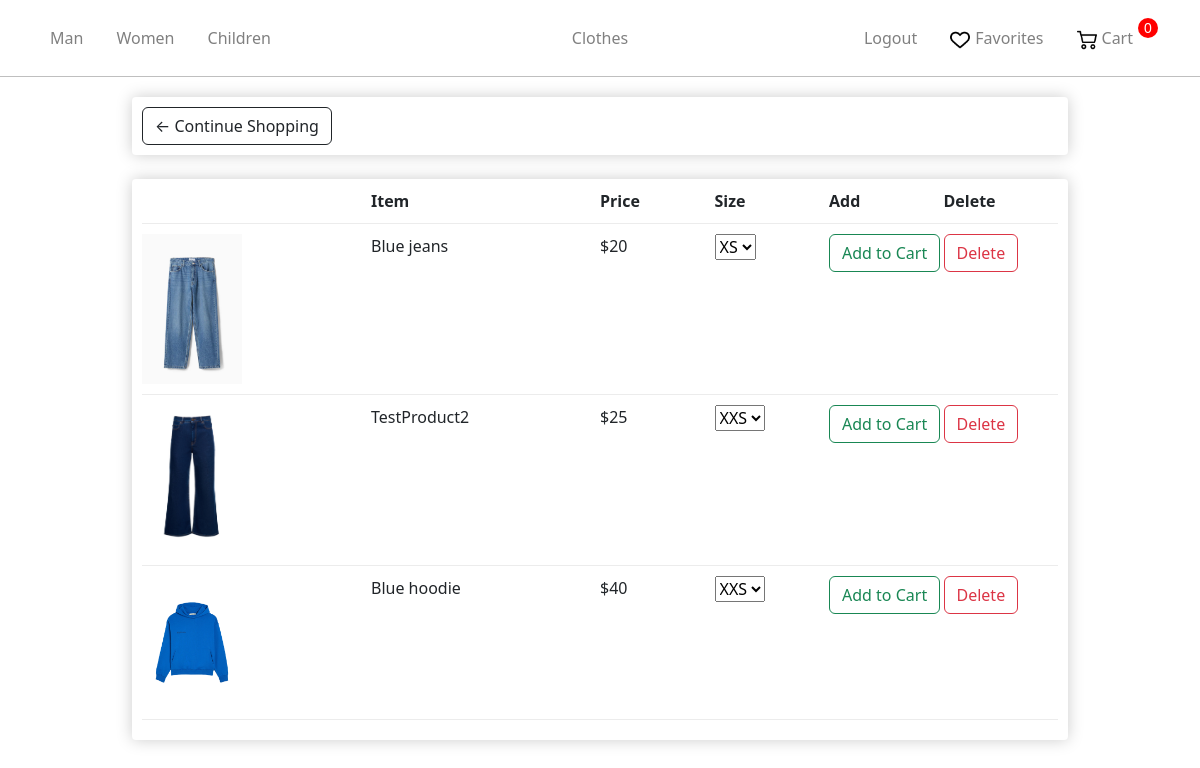
Page /liked/ (signed in) on the earlier database version.
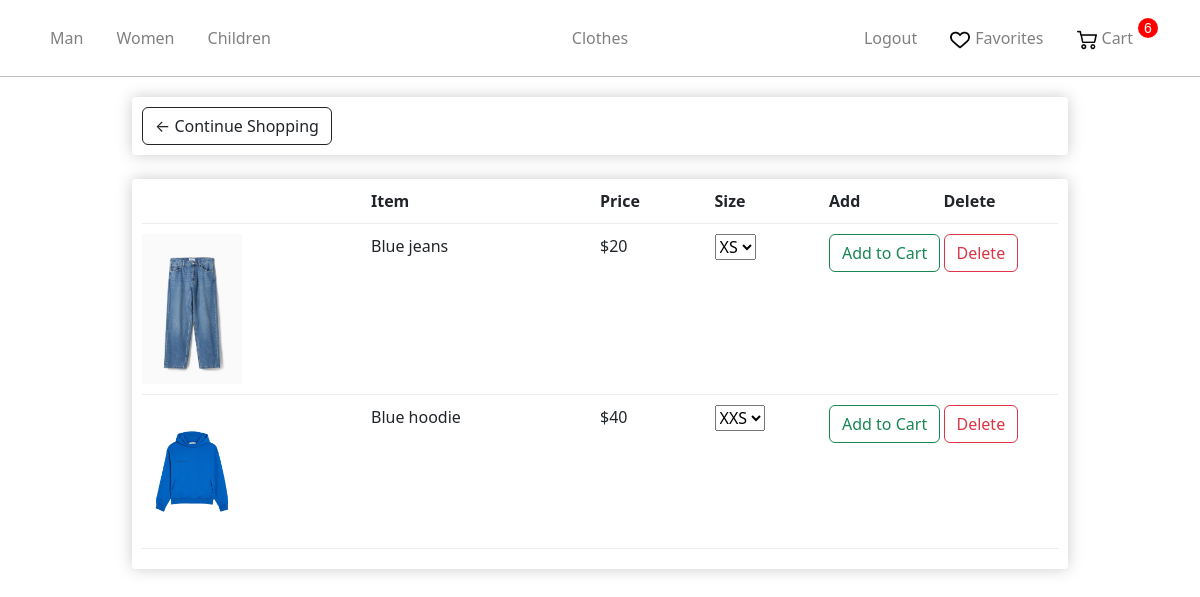
Same page on the later database version.
### store/models.py (models this page shows, shortened)
class Gender(models.Model):
    name = models.CharField(max_length=100, db_index=True)
    slug = models.SlugField(max_length=255, unique=True, db_index=True)
    categories_id = models.ManyToManyField('Category')
    def get_absolute_url(self):
        return reverse('gender', kwargs={'gender_slug': self.slug})

class Product(models.Model):
    AVAILABILITY =(
        ('Y', 'В наличии'),
        ('N', 'Нет в наличии'),
    )
    name = models.CharField(max_length=255)
    slug = models.SlugField(max_length=255, unique=True, db_index=True)
    description = models.TextField(blank=True)
    discount = models.BooleanField(default=False)
    price = models.IntegerField()
    price_discount = models.IntegerField(blank=True)
    photo = models.ImageField(upload_to="photos")
    availability = models.CharField(max_length=1,choices = AVAILABILITY,default = '')
    cat = models.ForeignKey('Category', on_delete=models.PROTECT)
    gender = models.ForeignKey('Gender', on_delete=models.PROTECT)
    sizes = models.ManyToManyField('Size')
    def get_delete_favorite(self):
        return reverse('delete_from_favorite', kwargs={'product_pk': self.pk})

class Order(models.Model):
    user = models.ForeignKey('User', on_delete=models.CASCADE)
    products = models.ManyToManyField('OrderProduct')
    time_create = models.DateTimeField(auto_now_add=True)
    ordered = models.BooleanField(default=False)
    address = models.ForeignKey('Address', on_delete=models.SET_NULL, blank=True, null=True)
    promo_code = models.CharField(max_length=50, blank=True)
    discount_percent = models.IntegerField(default=0)

### store/views.py (the view)
# urls.py: path('liked/', views.liked, name="liked"),
def liked(request):
    if not request.user.is_authenticated:
        return redirect("login")
    context = {}
    try:
        favorite = Favorite.objects.get(user=request.user)
    except:
        favorite = Favorite.objects.create(user=request.user)
    context['favorite'] = favorite
    context = get_user_context(context,request)
    return render(request, 'store/liked.html', context)

### store/utils.py (called while the page is built)
def get_user_context(dict,request):
    context = dict
    genders = Gender.objects.all()
    ordered = 1
    if not request.user.is_authenticated:
        ordered = 0
    else:
        order_qs = Order.objects.filter(user=request.user, ordered=False)
        if order_qs.exists():
            context["order"] = order_qs[0]
        else:
            ordered = 0
    context["genders"] = genders
    context["gender_selected"] = -1
    context["cat_selected"] = -1
    context["ordered"] = ordered
    return context

### store/templates/store/liked.html (shortened to what this page needs)
{% extends 'store/layout.html' %}
{% load static %}
{% load store_tags %}
{% block content %}
    <link rel="stylesheet" href="{% static 'store/css/CategoriesCartCheckout.css' %}">
	<div class="row">
		<div class="col-lg-12">
			<div class="box-element">
				<a  class="btn btn-outline-dark" href="{% url 'main' %}">&#x2190; Continue Shopping</a>
				<br>
			</div>
			<br>
			<div class="box-element">
				<div class="cart-row">
					<div style="flex:2"></div>
					<div style="flex:2"><strong>Item</strong></div>
					<div style="flex:1"><strong>Price</strong></div>
                    <div style="flex:1"><strong>Size</strong></div>
					<div style="flex:1"><strong>Add</strong></div>
					<div style="flex:1"><strong>Delete</strong></div>
				</div>
				{%for product in favorite.products.all%}
				<div class="cart-row">
					<div style="flex:2"><img class="row-image" src="{{product.photo.url}}"></div>
					<div style="flex:2"><p>{{product.name}}</p></div>
					<div style="flex:1"><p>${{product.price}}</p></div>
					<div style="flex:1">
						<select name="sizes" id="sizes" >
						{%for size in product.sizes.all%}
            			<option value="{{size.name}}">{{size.name}}</option>
						{%endfor%}
						</select>
                    </div>
			    <div style="flex:1">
                    <input style="flex:1" type="button" id="addcart_{{product.slug}}" value="Add to Cart" class="btn btn-outline-success add-btn"  name="">
                </div>
					<div style="flex:1">
                        <a href = "{{product.get_delete_favorite}}" class="btn btn-outline-danger add-btn">Delete</a>
                    </div>
				</div>
				{%endfor%}
			</div>
		</div>
	</div>
{% endblock %}

### store/templates/store/layout.html (shortened to what this page needs)
{% load static %}
<!doctype html>
<html lang="en">
<head>
    <link rel="stylesheet" href="https://cdn.jsdelivr.net/npm/bootstrap@5.2.3/dist/css/bootstrap.min.css">
    <link rel="stylesheet" href="{% static 'store/css/main.css' %}">
</head>
<body>
    <nav class="navbar navbar-expand-sm navbar-dark main-nav">
    <div class="container justify-content-center">
        <ul class="nav navbar-nav w-100 flex-nowrap">
            {% for gender in genders%}
            <li class="nav-item active">
                {%if gender == gender_selected%}
                <p class="nav-link-selected lk" >{{gender.name}}</p>
                {%else%}
                <a class="nav-link lk" href="{{gender.get_absolute_url}}">{{gender.name}}</a>
                {%endif%}
            {% endfor %}
        </ul>
        <ul class="nav navbar-nav justify-content-center">
            <li class="nav-item"><a class="nav-link" href="{% url 'main' %}">Clothes</a></li>
        </ul>
        <ul class="nav navbar-nav w-100 justify-content-end">
            {% if request.user.is_authenticated %}
            <li class="nav-item">
                <a class="nav-link lk" href="{% url 'logout' %}">Logout</a>
            </li>
            {%endif%}
            <li class="nav-item">
                <a class="nav-link lk icon" href="{% url 'liked' %}"><img src="../../static/store/img/heart.png" alt="Heart Icon">Favorites</a>
            </li>
            <li class="nav-item">
                {%if not ordered%}
                    <p class="cart-total">0</p>
                {%else%}
                    <p class="cart-total">{{order.products.count}}</p>
                {%endif%}
                <a class="nav-link lk icon" href="{% url 'cart' %}"><img src="../../static/store/img/shopping-cart.png" alt="Cart Icon">Cart</a>
            </li>
        </ul>
    </div>
    </nav>
    <hr class="nav">
    {% block content %}
    {% endblock %}
</body>
</html>

Differences in the rows shown:
no longer on this page (row unchanged): Product: photo (picture), name "TestProduct2", price "25"
now on this page (row edited): Order: products.count "6"
Other differences:
text no longer shown: "0"
